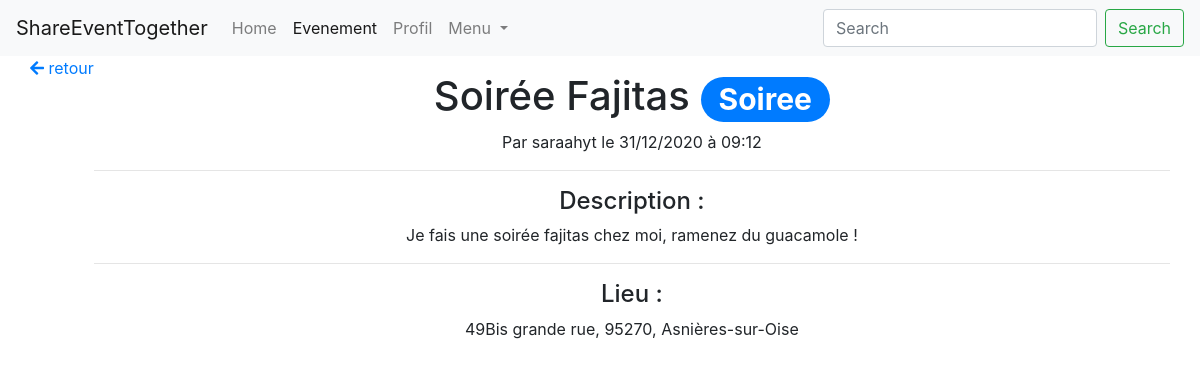
Page /evenement/description/5 (signed in) on the earlier database version.
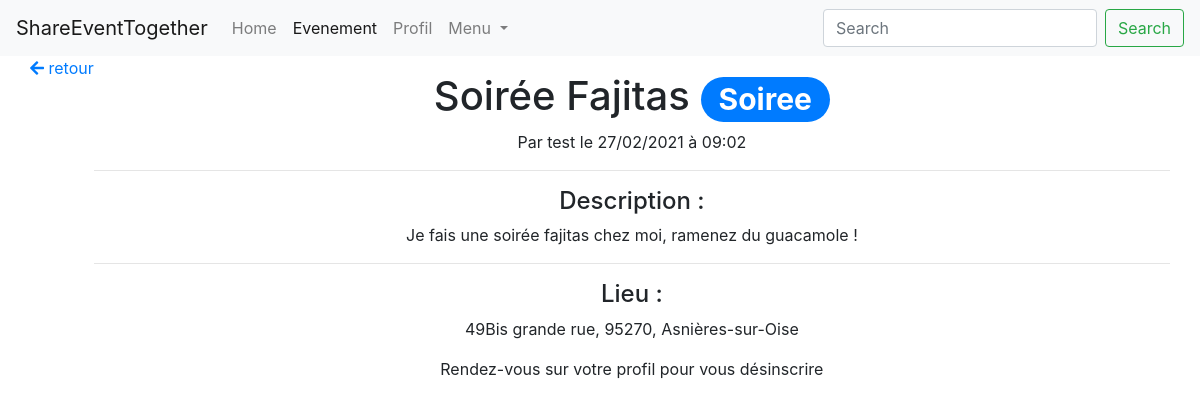
Same page on the later database version.
### events/models.py (models this page shows, shortened)
class Event(models.Model):
    PARTY_CATEGORY = 'soiree'
    GAME_CATEGORY = 'jeux'
    TOURISM_CATEGORY = 'tourisme'
    AREA_CATEGORY = 'plein air'
    CATEGORY_CHOICES = (
        (PARTY_CATEGORY, 'soiree'),
        (GAME_CATEGORY, 'jeux'),
        (TOURISM_CATEGORY, 'tourisme'),
        (AREA_CATEGORY, 'plein air')
    )
    person = models.ForeignKey('persons.Person', on_delete=models.CASCADE)
    title = models.CharField('titre', max_length=150)
    description = models.TextField('description')
    address = models.CharField('adresse', max_length=100)
    zip_code = models.IntegerField('code postal')
    city = models.CharField('ville', max_length=50)
    category = models.CharField('categorie', choices=CATEGORY_CHOICES, max_length=20)
    created_at = models.DateTimeField('crée à', auto_now=True)
    event_date = models.DateTimeField('date evenement', auto_now=False)

### persons/models.py (models this page shows, shortened)
class Person(models.Model):
    TYPE_PARTICULIER = 'particulier'
    TYPE_PROFESSIONNEL = 'professionnel'
    TYPE_CHOICES = (
        (TYPE_PARTICULIER, 'particulier'),
        (TYPE_PROFESSIONNEL, 'professionnel')
    )
    user = models.ForeignKey('users.User', on_delete=models.CASCADE)
    first_name = models.CharField('prenom', max_length=100)
    last_name = models.CharField('nom', max_length=100)
    birth_date = models.DateField('date naissance')
    address = models.CharField('adresse', max_length=250)
    zip_code = models.IntegerField('code postal')
    city = models.CharField('ville', max_length=50)
    country = models.CharField('pays', max_length=100)
    phone_number = PhoneNumberField('telephone')
    pseudo = models.CharField('pseudo', max_length=50)
    person_type = models.CharField('type', choices=TYPE_CHOICES, max_length=15)
    created_at = models.DateTimeField('crée à', auto_now=True)
    note = models.IntegerField('karma', null=True, blank=True)

### events/views/events.py (the view)
# urls.py: path('evenement/description/<int:event_id>', EventDescriptionView.as_view(), name='description-event'),
class EventDescriptionView(PersonView):
    def get(self, request, event_id):
        user = request.user
        person = get_person_by_user(user)
        event = get_event_by_id(event_id)
        is_registered = get_if_person_is_registered(person, event)
        context = {
            'user': user,
            'person': person,
            'event': event,
            'is_registered': is_registered,
            'navigation_items': navigation.navigation_items(navigation.NAV_EVENEMENT),
        }
        return render(request, 'events/event_detail.html', context)

### events/models_helpers.py (called while the page is built)
def get_person_by_user(user):
    return Person.objects.get(user=user)

def get_event_by_id(event_id):
    return Event.objects.get(pk=event_id)

def get_if_person_is_registered(person, event):
    return InscriptionEvent.objects.filter(person=person, event=event).exists()

### events/navigation.py (called while the page is built)
def navigation_items(selected_item=None):
    items = []
    for name, shortcut in NAV_ITEMS:
        items.append({
            'name': name,
            'url': reverse(shortcut),
            'active': True if selected_item == name else False,
        })
    return items

### events/templates/events/event_detail.html
{% extends 'persons/base_navbar.html' %}
{% block content %}
    <div class="row">
        <a class="text-primary" href="{% url 'events' %}"><i class="fa fa-arrow-left"></i> retour</a>
        {% if event %}
            <div class="col p-0 mt-3 text-center">
                <h1>{{ event.title|title }} <span
                        class="badge badge-pill badge-primary">{{ event.category|title }}</span></h1>
                <p>Par {{ event.person.pseudo }} le {{ event.event_date|date:'d/m/Y à h:m' }}</p>
                <hr>
                <h4>Description :</h4>
                <p>{{ event.description }}</p>
                <hr>
                <h4>Lieu :</h4>
                <p>{{ event.address }}, {{ event.zip_code }}, {{ event.city }}</p>
                {% if user.pk %}
                    {% if person != event.person %}
                        {% if is_registered %}
                            <p>Rendez-vous sur votre profil pour vous désinscrire</p>
                        {% else %}
                            <a href="{% url 'inscription-event' event.pk %}" class="btn btn-primary">s'inscrire</a>
                        {% endif %}
                    {% endif %}
                {% endif %}
            </div>
        {% endif %}
    </div>
{% endblock %}

Differences in the rows shown:
changed Event "Soirée Fajitas": person.pseudo "saraahyt" → "test"; event_date "31/12/2020 à 09:12" → "27/02/2021 à 09:02"; person_id 1 → 3 (drawn)
Other differences:
text now shown: "Rendez-vous sur votre profil pour vous désinscrire"
